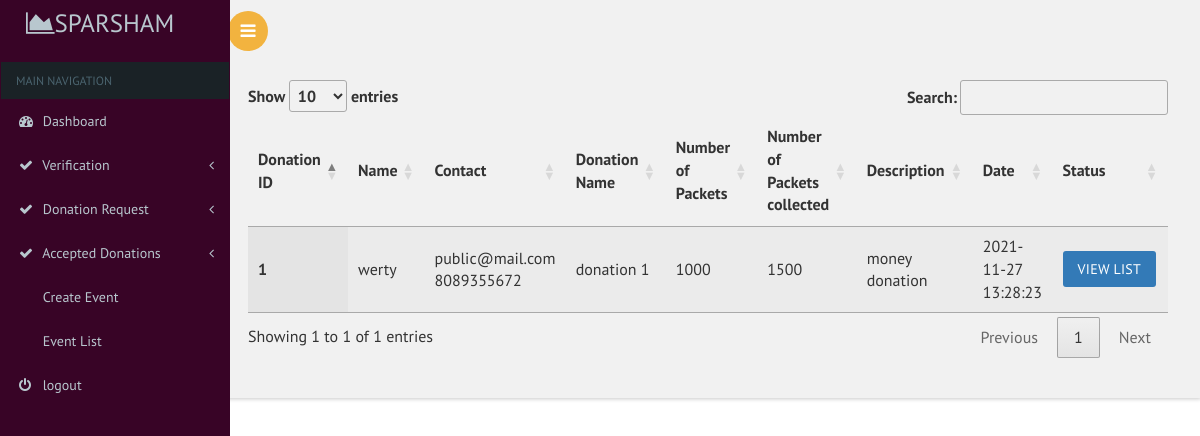
Screenshot of /secratary/moneydonationlist.php with the database file from the repository.
### tables this page shows
CREATE TABLE IF NOT EXISTS `money_donation` (
  `money_donation_id` int(11) NOT NULL AUTO_INCREMENT,
  `email` varchar(30) NOT NULL,
  `requested_amount` int(11) NOT NULL,
  `collected_amount` int(11) NOT NULL DEFAULT '0',
  `donation_name` varchar(20) NOT NULL,
  `description` varchar(50) NOT NULL,
  `money_donation_status` int(3) NOT NULL DEFAULT '0',
  `donation_date` timestamp NOT NULL DEFAULT CURRENT_TIMESTAMP,
  PRIMARY KEY (`money_donation_id`)
);

CREATE TABLE IF NOT EXISTS `registration` (
  `name` varchar(80) NOT NULL,
  `email` varchar(80) NOT NULL,
  `phone` bigint(11) NOT NULL,
  `gender` varchar(10) DEFAULT NULL,
  `date_of_birth` varchar(20) DEFAULT NULL,
  `house` varchar(80) DEFAULT NULL,
  `place` varchar(80) DEFAULT NULL,
  `country` int(11) DEFAULT NULL,
  `state` int(11) DEFAULT NULL,
  `district` int(11) DEFAULT NULL,
  `pincode` int(6) DEFAULT NULL,
  `profile_pic` varchar(100) DEFAULT '../images/avathar.jpg',
  PRIMARY KEY (`email`)
);

### secratary/moneydonationlist.php (the view, shortened to what this page needs)
<?php
include("dbconn.php");
?>
<!DOCTYPE html>
<html>
<head>
    <link href="css/bootstrap.css" rel='stylesheet' type='text/css' />
<link href="css/style.css" rel='stylesheet' type='text/css' />
<link href="css/font-awesome.css" rel="stylesheet">
<link href='css/SidebarNav.min.css' media='all' rel='stylesheet' type='text/css'/>
<link href="css/custom.css" rel="stylesheet">
    <link rel="stylesheet" type="text/css" href="https://cdn.datatables.net/1.10.21/css/jquery.dataTables.css">
</head>
<body class="cbp-spmenu-push">
    <div class="main-content">
    <div class="cbp-spmenu cbp-spmenu-vertical cbp-spmenu-left" id="cbp-spmenu-s1">
        <aside class="sidebar-left">
      <nav class="navbar navbar-inverse">
          <div class="navbar-header">
            <h1><a class="navbar-brand" href="index.html"><span class="fa fa-area-chart"></span>Sparsham<span class="dashboard_text"></span></a></h1>
          </div>
          <?php
          include("menu.php");
          ?>
      </nav>
    </aside>
    </div>
        <?php
        include("header.php");
        ?>
        <div id="page-wrapper">
    <table id="table_id" class="display">
    <thead>
        <tr>
           <th>Donation ID</th>
           <th>Name</th>
           <th>Contact</th>
      <th>Donation Name</th>
      <th>Number of Packets</th>
      <th>Number of Packets collected</th>
      <th>Description</th>
      <th>Date</th>
      <th>Status</th>
        </tr>
    </thead>
    <tbody>
         <?php
            $sql="select * from money_donation a,registration b where a.email=b.email order by a.donation_date desc";
            $res=mysqli_query($conn,$sql);
            if(mysqli_num_rows($res)>0){
                while($r=mysqli_fetch_assoc($res)){
            ?>
           <tr>
      <th scope="row"><?php echo $r['money_donation_id']?></th>
      <td><?php echo $r['name']?></td>
      <td><?php echo $r['email']?><br>
        <?php echo $r['phone']?><br>
      </td>
      <td><?php echo $r['donation_name']?></td>
      <td><?php echo $r['requested_amount']?></td>
      <td><?php echo $r['collected_amount']?></td>
        <td><?php echo $r['description']?></td>
        <td><?php echo $r['donation_date']?></td>
        <td><a href="moneydonationlistview.php?id=<?php echo $r['money_donation_id']?>">
    <button class="btn btn-primary">View List</button></a>
</td>
    </tr>
            <?php
        }
    }
            ?>
    </tbody>
</table>
</div></div>
</body>
</html>

### secratary/css/custom.css (style rules this page uses)
#page-wrapper { padding:5em 2em 2.5em; background-color: #F1F1F1; }

### rows the page displays
money_donation: money_donation_id "1", registration.name "werty", registration.email "public@mail.com", registration.phone "8089355672", donation_name "donation 1", requested_amount "1000", collected_amount "1500", description "money donation", donation_date "2021-11-27 13:28:23"
